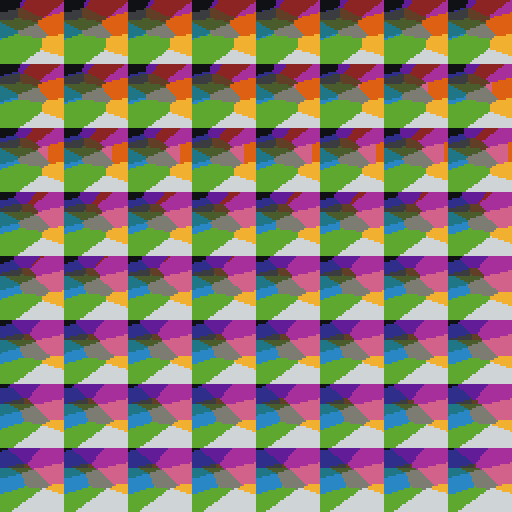
#> input picture tools/clut_ansi.png, 512 x 512 px
$ python generate_clut.py clut_ansi.png out.png
#> lines starting #> are read from the running program, lines starting #| are printed output that depends on the picture
#!/usr/bin/python3

from PIL import Image, ImageColor
import math
import sys

def closest_color(incolor, colors):
	min_distance = 10000
	for color in colors:
		distance = math.sqrt((color[0]-incolor[0])**2+(color[1]-incolor[1])**2+(color[2]-incolor[2])**2)

		if(distance < min_distance):
			min_distance = distance
			c = color

		if distance == 0:
			return c

	return c

def read_colors(filename):
#> called with filename = 'clut_ansi.png'
	color_hash = {}
	i = Image.open(filename)
#> i is the input picture: PIL image 512x512 RGB; mean R, G, B 134, 121.4, 112.3
	img = i.convert('RGB')
	(width, height) = img.size
#> width = 512; height = 512
	for x in range(width):
		for y in range(height):
			# print img.getpixel( (x,y) )
			color_hash[img.getpixel( (x,y) )] = True
#| number of colors: 16
	return color_hash.keys()

def generate_clut(colors, outfile):
#> called with outfile = 'out.png'
	im = Image.new("RGBA", (512, 512))
#> im: PIL image 512x512 RGBA; every value is 0
	for by in range(8):
		for bx in range(8):
			for g in range(64):
				for r in range(64):
					x = r + bx*64
					y = g + by*64

					rc = min(255, int(r * 255.0 / 63.0 + 0.5))
					gc = min(255, int(g * 255.0 / 63.0 + 0.5))
					bc = min(255, int((bx + by * 8.0) * 255.0 / 63.0 + 0.5))
					im.putpixel( (x,y), closest_color((rc,gc,bc), colors) )
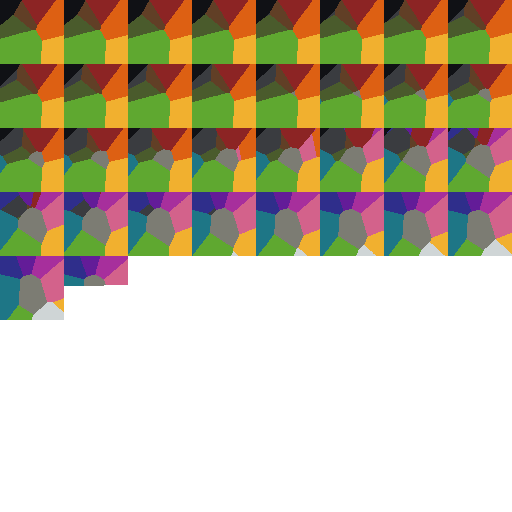
#> im: PIL image 512x512 RGBA; mean R, G, B, A 69.1, 59.7, 35.5, 133.3; transparent parts drawn white
	im.save(outfile)

if __name__ == "__main__":
	if len(sys.argv)<3:
		print("usage: generate_clut input_image clut.png")
		sys.exit()

	input_image = sys.argv[1]
	output_image = sys.argv[2]

	print("reading colors from %s" % input_image)
	colors = read_colors(input_image)
	print("number of colors: %i" % len(colors))
	print("generating color lookup table")
#> (the run stopped early here; a loop or call above may not have finished)
